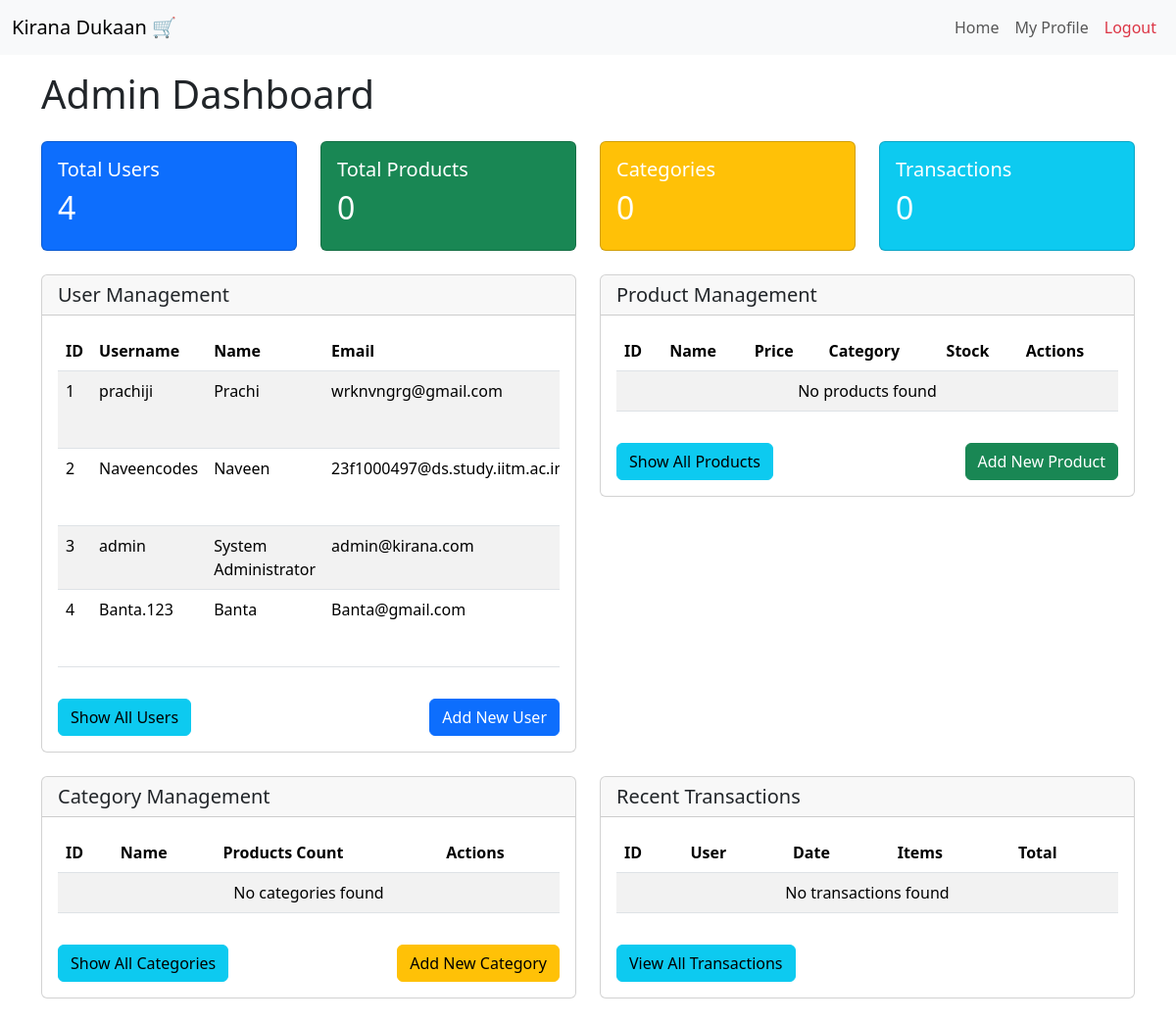
Page /admin (signed in) on the earlier database version.
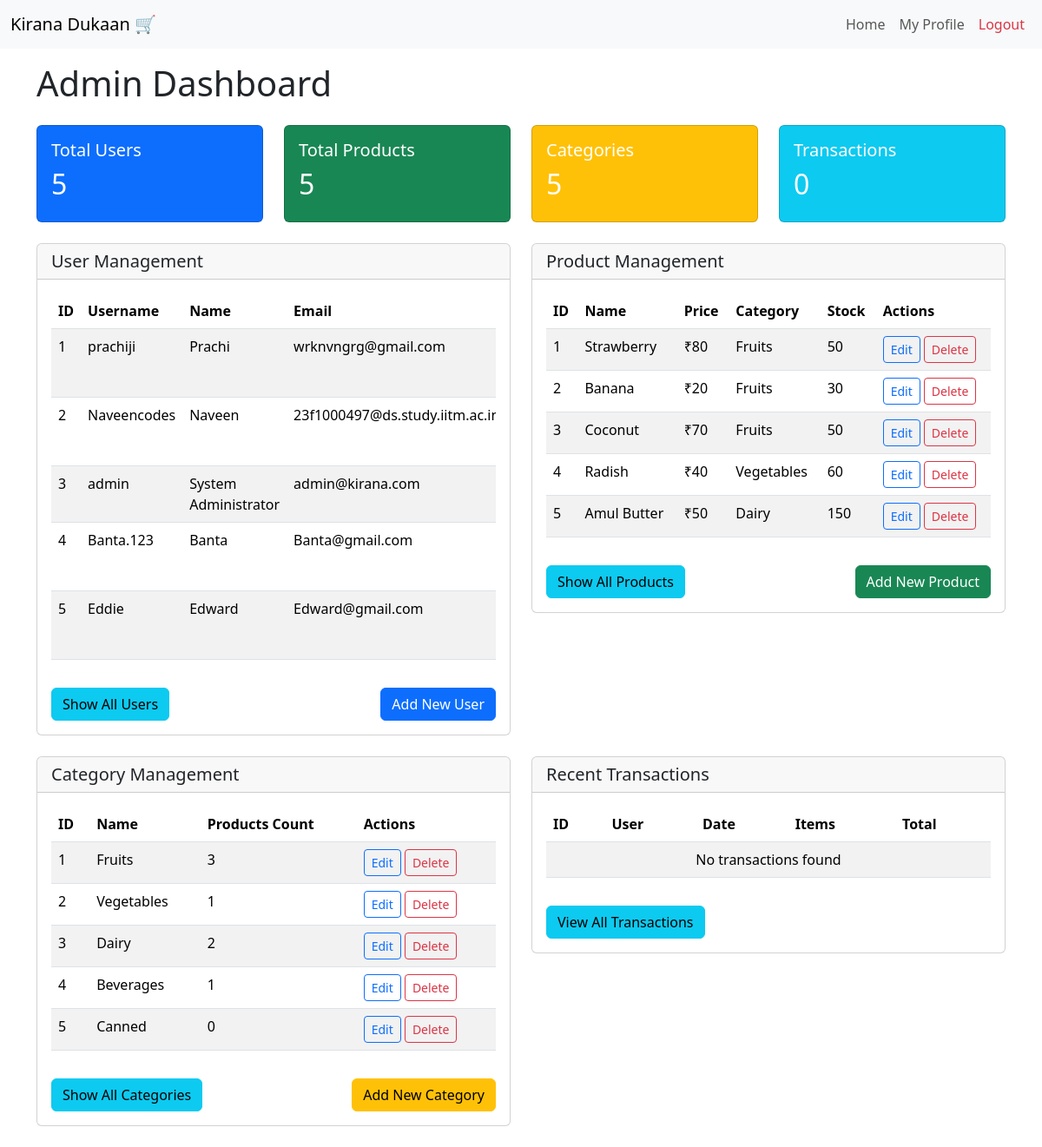
Same page on the later database version.
### models.py (models this page shows, shortened)
class User(db.Model):
    id = db.Column(db.Integer, primary_key=True)
    username = db.Column(db.String(32), unique=True)
    passhash = db.Column(db.String(256), nullable=False)
    name = db.Column(db.String(64), nullable=True)
    email = db.Column(db.String(120), unique=True, nullable=True)
    is_admin = db.Column(db.Boolean, nullable=False, default=False)
    transactions = db.relationship('Transaction', backref='user', lazy=True)

class Product(db.Model):
    id = db.Column(db.Integer, primary_key=True)
    name = db.Column(db.String(64), nullable=False)
    price = db.Column(db.Integer, nullable=False)
    description = db.Column(db.String(256), nullable=False)
    category_id = db.Column(db.Integer, db.ForeignKey('category.id'), nullable=False)
    quantity = db.Column(db.Integer, nullable=False)
    man_date = db.Column(db.Date, nullable=False)
    cart_items = db.relationship('Cart', backref='product', lazy=True)
    orders = db.relationship('Order', backref='product', lazy=True)

class Category(db.Model):
    id = db.Column(db.Integer, primary_key=True)
    name = db.Column(db.String(32), unique=True)
    products = db.relationship('Product', backref='category', lazy=True)

### routes.py (the view)
@main.route('/admin')
@admin_required
def admin():
    users = User.query.limit(5).all()
    products = Product.query.limit(5).all()
    categories = Category.query.limit(5).all()
    transactions = Transaction.query.order_by(Transaction.datetime.desc()).limit(5).all()
    return render_template('admin.html', users=users, products=products, categories=categories, transactions=transactions)

### routes.py (called while the page is built)
def admin_required(f):
    @wraps(f)
    def decorated_function(*args, **kwargs):
        if 'user_id' not in session:
            flash('Please log in to access this page.', 'warning')
            return redirect(url_for('main.login'))
        user = User.query.get(session['user_id'])
        if not user.is_admin:
            flash('Access denied. Admin privileges required.', 'danger')
            return redirect(url_for('main.index'))
        return f(*args, **kwargs)
    return decorated_function

### templates/admin.html (shortened to what this page needs)
{% extends 'layout.html' %}
{% block content %}
<div class="row">
    <div class="col-12">
        <h1 class="mb-4">Admin Dashboard</h1>
        <div class="row mb-4">
            <div class="col-md-3">
                <div class="card bg-primary text-white">
                    <div class="card-body">
                        <h5 class="card-title">Total Users</h5>
                        <h2>{{ users|length if users else 0 }}</h2>
                    </div>
                </div>
            </div>
            <div class="col-md-3">
                <div class="card bg-success text-white">
                    <div class="card-body">
                        <h5 class="card-title">Total Products</h5>
                        <h2>{{ products|length if products else 0 }}</h2>
                    </div>
                </div>
            </div>
            <div class="col-md-3">
                <div class="card bg-warning text-white">
                    <div class="card-body">
                        <h5 class="card-title">Categories</h5>
                        <h2>{{ categories|length if categories else 0 }}</h2>
                    </div>
                </div>
            </div>
            <div class="col-md-3">
                <div class="card bg-info text-white">
                    <div class="card-body">
                        <h5 class="card-title">Transactions</h5>
                        <h2>{{ transactions|length if transactions else 0 }}</h2>
                    </div>
                </div>
            </div>
        </div>
        <div class="row">
            <div class="col-md-6 mb-4">
                <div class="card">
                    <div class="card-header">
                        <h5 class="mb-0">User Management</h5>
                    </div>
                    <div class="card-body">
                        <div class="table-responsive">
                            <table class="table table-striped">
                                <thead>
                                    <tr>
                                        <th>ID</th>
                                        <th>Username</th>
                                        <th>Name</th>
                                        <th>Email</th>
                                    </tr>
                                </thead>
                                <tbody>
                                    {% if users %}
                                        {% for user in users %}
                                        <tr>
                                            <td>{{ user.id }}</td>
                                            <td>{{ user.username }}</td>
                                            <td>{{ user.name or 'N/A' }}</td>
                                            <td>{{ user.email or 'N/A' }}</td>
                                        </tr>
                                        {% endfor %}
                                    {% else %}
                                        <tr>
                                            <td colspan="6" class="text-center">No users found</td>
                                        </tr>
                                    {% endif %}
                                </tbody>
                            </table>
                        </div>
                        <div class="d-flex justify-content-between mt-3">
                            <a href="{{ url_for('main.admin_users') }}" class="btn btn-info">Show All Users</a>
                            <a href="{{ url_for('main.register') }}" class="btn btn-primary">Add New User</a>
                        </div>
                    </div>
                </div>
            </div>
            <div class="col-md-6 mb-4">
                <div class="card">
                    <div class="card-header">
                        <h5 class="mb-0">Product Management</h5>
                    </div>
                    <div class="card-body">
                        <div class="table-responsive">
                            <table class="table table-striped">
                                <thead>
                                    <tr>
                                        <th>ID</th>
                                        <th>Name</th>
                                        <th>Price</th>
                                        <th>Category</th>
                                        <th>Stock</th>
                                        <th>Actions</th>
                                    </tr>
                                </thead>
                                <tbody>
                                    {% if products %}
                                        {% for product in products %}
                                        <tr>
                                            <td>{{ product.id }}</td>
                                            <td>{{ product.name }}</td>
                                            <td>₹{{ product.price }}</td>
                                            <td>{{ product.category.name if product.category else 'N/A' }}</td>
                                            <td>{{ product.quantity }}</td>
                                            <td>
                                                <a href="{{ url_for('main.admin_edit_product', product_id=product.id) }}" class="btn btn-sm btn-outline-primary">Edit</a>
                                                <form method="post" action="{{ url_for('main.admin_delete_product', product_id=product.id) }}" class="d-inline" onsubmit="return confirm('Are you sure you want to delete this product?')">
                                                    <button type="submit" class="btn btn-sm btn-outline-danger">Delete</button>
                                                </form>
                                            </td>
                                        </tr>
                                        {% endfor %}
                                    {% else %}
                                        <tr>
                                            <td colspan="6" class="text-center">No products found</td>
                                        </tr>
                                    {% endif %}
                                </tbody>
                            </table>
                        </div>
                        <div class="d-flex justify-content-between mt-3">
                            <a href="{{ url_for('main.admin_products') }}" class="btn btn-info">Show All Products</a>
                            <a href="{{ url_for('main.admin_add_product') }}" class="btn btn-success">Add New Product</a>
                        </div>
                    </div>
                </div>
            </div>
        </div>
        <div class="row">
            <div class="col-md-6 mb-4">
                <div class="card">
                    <div class="card-header">
                        <h5 class="mb-0">Category Management</h5>
                    </div>
                    <div class="card-body">
                        <div class="table-responsive">
                            <table class="table table-striped">
                                <thead>
                                    <tr>
                                        <th>ID</th>
                                        <th>Name</th>
                                        <th>Products Count</th>
                                        <th>Actions</th>
                                    </tr>
                                </thead>
                                <tbody>
                                    {% if categories %}
                                        {% for category in categories %}
                                        <tr>
                                            <td>{{ category.id }}</td>
                                            <td>{{ category.name }}</td>
                                            <td>{{ category.products|length }}</td>
                                            <td>
                                                <a href="{{ url_for('main.admin_edit_category', category_id=category.id) }}" class="btn btn-sm btn-outline-primary">Edit</a>
                                                <form method="post" action="{{ url_for('main.admin_delete_category', category_id=category.id) }}" class="d-inline" onsubmit="return confirm('Are you sure you want to delete this category?')">
                                                    <button type="submit" class="btn btn-sm btn-outline-danger">Delete</button>
                                                </form>
                                            </td>
                                        </tr>
                                        {% endfor %}
                                    {% else %}
                                        <tr>
                                            <td colspan="4" class="text-center">No categories found</td>
                                        </tr>
                                    {% endif %}
                                </tbody>
                            </table>
                        </div>
                        <div class="d-flex justify-content-between mt-3">
                            <a href="{{ url_for('main.admin_categories') }}" class="btn btn-info">Show All Categories</a>
                            <a href="{{ url_for('main.admin_add_category') }}" class="btn btn-warning">Add New Category</a>
                        </div>
                    </div>
                </div>
            </div>
            <div class="col-md-6 mb-4">
                <div class="card">
                    <div class="card-header">
                        <h5 class="mb-0">Recent Transactions</h5>
                    </div>
                    <div class="card-body">
                        <div class="table-responsive">
                            <table class="table table-striped">
                                <thead>
                                    <tr>
                                        <th>ID</th>
                                        <th>User</th>
                                        <th>Date</th>
                                        <th>Items</th>
                                        <th>Total</th>
                                    </tr>
                                </thead>
                                <tbody>
                                    {% if transactions %}
                                        {% for transaction in transactions[:5] %}
                                        <tr>
                                            <td>{{ transaction.id }}</td>
                                            <td>{{ transaction.user.username if transaction.user else 'N/A' }}</td>
                                            <td>{{ transaction.datetime.strftime('%Y-%m-%d %H:%M') }}</td>
                                            <td>{{ transaction.orders|length }}</td>
                                            <td>₹{{ "%.2f"|format(transaction.orders|sum(attribute='price')) }}</td>
                                        </tr>
                                        {% endfor %}
                                    {% else %}
                                        <tr>
                                            <td colspan="5" class="text-center">No transactions found</td>
                                        </tr>
                                    {% endif %}
                                </tbody>
                            </table>
                        </div>
                        <a href="#" class="btn btn-info mt-3">View All Transactions</a>
                    </div>
                </div>
            </div>
        </div>
    </div>
</div>
{% endblock %}

### templates/layout.html (shortened to what this page needs)
<!DOCTYPE html>
<html lang="en">
<head>
    <link href="https://cdn.jsdelivr.net/npm/bootstrap@5.3.8/dist/css/bootstrap.min.css" rel="stylesheet">
</head>
<body>
    {% include 'navbar.html' with context %}
    <div class="container mt-3">
        {% block content %}
            {% endblock %}
    </div>
</body>
</html>

### templates/navbar.html (shortened to what this page needs)
<nav class="navbar navbar-expand-lg bg-body-tertiary">
  <div class="container-fluid">
    <a class="navbar-brand" href="#">Kirana Dukaan 🛒</a>
    <div class="collapse navbar-collapse" id="navbarNav">
      <ul class="navbar-nav ms-auto">
        {% if session.get('user_id') %}
        <li class="nav-item">
          <a class="nav-link" href="{{ url_for('main.index') }}">Home</a>
        </li>
        <li class="nav-item">
          <a class="nav-link" href="{{ url_for('main.profile') }}">My Profile</a>
        </li>
        <li class="nav-item">
          <a class="nav-link text-danger" href="{{ url_for('main.logout') }}">Logout</a>
        </li>
        {% endif %}
      </ul>
    </div>
  </div>
</nav>

Differences in the rows shown:
added User: id "5", username "Eddie", name "Edward", email "Edward@gmail.com"
added Product: id "1", name "Strawberry", price "80", category "Fruits", quantity "50"
added Product: id "2", name "Banana", price "20", category "Fruits", quantity "30"
added Product: id "3", name "Coconut", price "70", category "Fruits", quantity "50"
added Product: id "4", name "Radish", price "40", category "Vegetables", quantity "60"
added Product: id "5", name "Amul Butter", price "50", category "Dairy", quantity "150"
added Category: id "1", name "Fruits", products|length "3"
added Category: id "2", name "Vegetables", products|length "1"
added Category: id "3", name "Dairy", products|length "2"
added Category: id "4", name "Beverages", products|length "1"
added Category: id "5", name "Canned", products|length "0"
Other differences:
{{ users|length if users else 0 }}: "4" → "5"
{{ products|length if products else 0 }}: "0" → "5"
{{ categories|length if categories else 0 }}: "0" → "5"
text no longer shown: "No products found No categories found"
